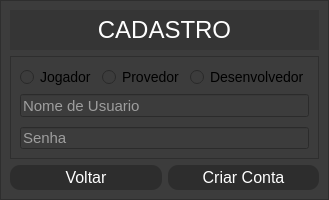
      <widget class="QWidget" name="pg_cadastro">
       <layout class="QHBoxLayout" name="horizontalLayout_14">
        <property name="spacing">
         <number>0</number>
        </property>
        <property name="leftMargin">
         <number>0</number>
        </property>
        <property name="topMargin">
         <number>0</number>
        </property>
        <property name="rightMargin">
         <number>0</number>
        </property>
        <property name="bottomMargin">
         <number>0</number>
        </property>
        <item>
         <widget class="QFrame" name="frame_3">
          <property name="styleSheet">
           <string notr="true">background-color: rgb(80, 80, 80);</string>
          </property>
          <property name="frameShape">
           <enum>QFrame::NoFrame</enum>
          </property>
          <property name="frameShadow">
           <enum>QFrame::Raised</enum>
          </property>
          <layout class="QHBoxLayout" name="horizontalLayout_3">
           <property name="spacing">
            <number>0</number>
           </property>
           <property name="leftMargin">
            <number>0</number>
           </property>
           <property name="topMargin">
            <number>0</number>
           </property>
           <property name="rightMargin">
            <number>0</number>
           </property>
           <property name="bottomMargin">
            <number>0</number>
           </property>
           <item>
            <widget class="QFrame" name="frame_4">
             <property name="maximumSize">
              <size>
               <width>400</width>
               <height>200</height>
              </size>
             </property>
             <property name="styleSheet">
              <string notr="true">background-color: rgb(60, 60, 60);</string>
             </property>
             <property name="frameShape">
              <enum>QFrame::StyledPanel</enum>
             </property>
             <property name="frameShadow">
              <enum>QFrame::Raised</enum>
             </property>
             <layout class="QVBoxLayout" name="verticalLayout_41">
              <item>
               <widget class="QLabel" name="label_2">
                <property name="minimumSize">
                 <size>
                  <width>0</width>
                  <height>40</height>
                 </size>
                </property>
                <property name="maximumSize">
                 <size>
                  <width>16777215</width>
                  <height>40</height>
                 </size>
                </property>
                <property name="styleSheet">
                 <string notr="true">background-color: rgb(53, 53, 53);</string>
                </property>
                <property name="text">
                 <string>&lt;html&gt;&lt;head/&gt;&lt;body&gt;&lt;p align=&quot;center&quot;&gt;&lt;span style=&quot; font-size:18pt; color:#ffffff;&quot;&gt;CADASTRO&lt;/span&gt;&lt;/p&gt;&lt;/body&gt;&lt;/html&gt;</string>
                </property>
               </widget>
              </item>
              <item>
               <widget class="QFrame" name="frame_42">
                <property name="frameShape">
                 <enum>QFrame::StyledPanel</enum>
                </property>
                <property name="frameShadow">
                 <enum>QFrame::Raised</enum>
                </property>
                <layout class="QVBoxLayout" name="verticalLayout_2">
                 <item>
                  <layout class="QHBoxLayout" name="horizontalLayout">
                   <item>
                    <widget class="QRadioButton" name="radio_jogador">
                     <property name="styleSheet">
                      <string notr="true">font-size: 14px;
</string>
                     </property>
                     <property name="text">
                      <string>Jogador</string>
                     </property>
                     <property name="checked">
                      <bool>false</bool>
                     </property>
                     <property name="autoRepeat">
                      <bool>false</bool>
                     </property>
                    </widget>
                   </item>
                   <item>
                    <widget class="QRadioButton" name="radio_provedor">
                     <property name="autoFillBackground">
                      <bool>false</bool>
                     </property>
                     <property name="styleSheet">
                      <string notr="true">font-size: 14px;
</string>
                     </property>
                     <property name="text">
                      <string>Provedor</string>
                     </property>
                     <property name="autoExclusive">
                      <bool>true</bool>
                     </property>
                    </widget>
                   </item>
                   <item>
                    <widget class="QRadioButton" name="radio_desenvolvedor">
                     <property name="styleSheet">
                      <string notr="true">font-size: 14px;
</string>
                     </property>
                     <property name="text">
                      <string>Desenvolvedor</string>
                     </property>
                    </widget>
                   </item>
                  </layout>
                 </item>
                 <item>
                  <layout class="QVBoxLayout" name="verticalLayout_9">
                   <property name="spacing">
                    <number>10</number>
                   </property>
                   <item>
                    <widget class="QLineEdit" name="username_input_2">
                     <property name="styleSheet">
                      <string notr="true">color: rgb(255, 255, 255);
font-size: 15px;</string>
                     </property>
                     <property name="inputMask">
                      <string/>
                     </property>
                     <property name="frame">
                      <bool>true</bool>
                     </property>
                     <property name="placeholderText">
                      <string>Nome de Usuario</string>
                     </property>
                    </widget>
                   </item>
                   <item>
                    <widget class="QLineEdit" name="password_input_2">
                     <property name="styleSheet">
                      <string notr="true">color: rgb(255, 255, 255);
font-size: 15px;</string>
                     </property>
                     <property name="echoMode">
                      <enum>QLineEdit::Password</enum>
                     </property>
                     <property name="placeholderText">
                      <string>Senha</string>
                     </property>
                    </widget>
                   </item>
                  </layout>
                 </item>
                </layout>
               </widget>
              </item>
              <item>
               <layout class="QHBoxLayout" name="horizontalLayout_7">
                <item>
                 <widget class="QPushButton" name="voltar_cadastro_button">
                  <property name="minimumSize">
                   <size>
                    <width>0</width>
                    <height>25</height>
                   </size>
                  </property>
                  <property name="maximumSize">
                   <size>
                    <width>16777215</width>
                    <height>25</height>
                   </size>
                  </property>
                  <property name="styleSheet">
                   <string notr="true">QPushButton{
	color:rgb(255,255,255);
	border-radius: 10px;
	font-size: 16px;
	
	background-color: rgb(45, 45, 45);
}
QPushButton:hover{background-color: #787878; color:black}</string>
                  </property>
                  <property name="text">
                   <string>Voltar</string>
                  </property>
                 </widget>
                </item>
                <item>
                 <widget class="QPushButton" name="create_account_button">
                  <property name="minimumSize">
                   <size>
                    <width>0</width>
                    <height>25</height>
                   </size>
                  </property>
                  <property name="maximumSize">
                   <size>
                    <width>16777215</width>
                    <height>25</height>
                   </size>
                  </property>
                  <property name="styleSheet">
                   <string notr="true">QPushButton{
	color:rgb(255,255,255);
	border-radius: 10px;
	font-size: 16px;
	
	background-color: rgb(45, 45, 45);
}
QPushButton:hover{background-color: #787878; color:black}</string>
                  </property>
                  <property name="text">
                   <string>Criar Conta</string>
                  </property>
                 </widget>
                </item>
               </layout>
              </item>
             </layout>
            </widget>
           </item>
          </layout>
         </widget>
        </item>
       </layout>
      </widget>
